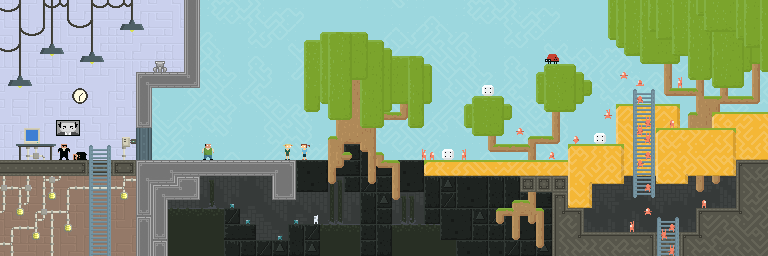

Below is a game level as drawn by its tile map, then a one-line description and the .tmx that defines it (tile-layer data replaced by summaries):
An orthogonal 96x32 tile map with 8x8 px tiles, 7 tile layers (bg, clouds, platforms, decorations, ...), 21 tilesets.

<map version="1.0" tiledversion="1.1.3" orientation="orthogonal" renderorder="right-down" width="96" height="32" tilewidth="8" tileheight="8" infinite="0" nextobjectid="1">
 <tileset firstgid="1" name="play-tiles" tilewidth="8" tileheight="8" tilecount="256" columns="16">
  <image source="play-tiles.png" width="128" height="128" />
 </tileset>
 <tileset firstgid="257" name="sewer-tiles" tilewidth="8" tileheight="8" tilecount="64" columns="8">
  <image source="sewer-tiles.png" width="64" height="64" />
 </tileset>
 <tileset firstgid="321" name="voidcrab-tiles" tilewidth="8" tileheight="8" tilecount="16" columns="16">
  <image source="voidcrab-tiles.png" width="128" height="8" />
 </tileset>
 <tileset firstgid="337" name="daves-purple-bg-tiles" tilewidth="8" tileheight="8" tilecount="12" columns="12">
  <image source="daves-purple-bg-tiles.png" width="96" height="8" />
 </tileset>
 <tileset firstgid="349" name="daves-brown-bg-tiles" tilewidth="8" tileheight="8" tilecount="12" columns="12">
  <image source="daves-brown-bg-tiles.png" width="96" height="8" />
 </tileset>
 <tileset firstgid="361" name="daves-tiles" tilewidth="8" tileheight="8" tilecount="1024" columns="32">
  <image source="daves-tiles.png" width="256" height="256" />
 </tileset>
 <tileset firstgid="1385" name="ofiice-bg" tilewidth="8" tileheight="8" tilecount="576" columns="24">
  <image source="ofiice-bg.png" width="192" height="192" />
 </tileset>
 <tileset firstgid="1961" name="cellar-bg" tilewidth="8" tileheight="8" tilecount="576" columns="24">
  <image source="cellar-bg.png" width="192" height="192" />
 </tileset>
 <tileset firstgid="2537" name="clouds" tilewidth="8" tileheight="8" tilecount="1024" columns="32">
  <image source="clouds.png" width="256" height="256" />
 </tileset>
 <tileset firstgid="3561" name="low-gloom-tiles" tilewidth="8" tileheight="8" tilecount="160" columns="16">
  <image source="low-gloom-tiles.png" width="128" height="80" />
 </tileset>
 <tileset firstgid="3721" name="euphrosine-tiles" tilewidth="8" tileheight="8" tilecount="256" columns="16">
  <image source="euphrosine-tiles.png" width="128" height="128" />
 </tileset>
 <tileset firstgid="3977" name="voidcrab" tilewidth="8" tileheight="8" tilecount="4" columns="2">
  <image source="voidcrab.png" width="16" height="17" />
 </tileset>
 <tileset firstgid="3981" name="agent" tilewidth="8" tileheight="8" tilecount="80" columns="40">
  <image source="agent.png" width="320" height="16" />
 </tileset>
 <tileset firstgid="4061" name="dude" tilewidth="8" tileheight="8" tilecount="80" columns="40">
  <image source="dude.png" width="320" height="16" />
 </tileset>
 <tileset firstgid="4141" name="chap" tilewidth="8" tileheight="8" tilecount="70" columns="35">
  <image source="chap.png" width="284" height="16" />
 </tileset>
 <tileset firstgid="4211" name="story-teller-tiles" tilewidth="8" tileheight="8" tilecount="256" columns="16">
  <image source="story-teller-tiles.png" width="128" height="128" />
 </tileset>
 <tileset firstgid="4467" name="dave" tilewidth="8" tileheight="8" tilecount="80" columns="40">
  <image source="dave.png" width="320" height="16" />
 </tileset>
 <tileset firstgid="4547" name="dice" tilewidth="8" tileheight="8" tilecount="32" columns="16">
  <image source="dice.png" width="128" height="16" />
 </tileset>
 <tileset firstgid="4579" name="euphrosine" tilewidth="8" tileheight="8" tilecount="88" columns="44">
  <image source="euphrosine.png" width="352" height="16" />
 </tileset>
 <tileset firstgid="4667" name="tilda" tilewidth="8" tileheight="8" tilecount="80" columns="40">
  <image source="tilda.png" width="320" height="16" />
 </tileset>
 <tileset firstgid="4747" name="tilda-bunny" tilewidth="8" tileheight="8" tilecount="80" columns="40">
  <image source="tilda-bunny.png" width="320" height="16" />
 </tileset>
 <layer name="bg" width="96" height="32">
  <data>[3072 cells, 3072 non-empty, 584 distinct tile ids]</data>
 </layer>
 <layer name="clouds" width="96" height="32">
  <data>[3072 cells, 1480 non-empty, 646 distinct tile ids]</data>
 </layer>
 <layer name="platforms" width="96" height="32">
  <data>[3072 cells, 1050 non-empty, 150 distinct tile ids]</data>
 </layer>
 <layer name="decorations" width="96" height="32">
  <data>[3072 cells, 302 non-empty, 78 distinct tile ids]</data>
 </layer>
 <layer name="trees" width="96" height="32">
  <data>[3072 cells, 482 non-empty, 133 distinct tile ids]</data>
 </layer>
 <layer name="characters" width="96" height="32">
  <data>[3072 cells, 99 non-empty, 75 distinct tile ids]</data>
 </layer>
 <layer name="charcters2" width="96" height="32">
  <data>[3072 cells, 52 non-empty, 48 distinct tile ids]</data>
 </layer>
</map>
